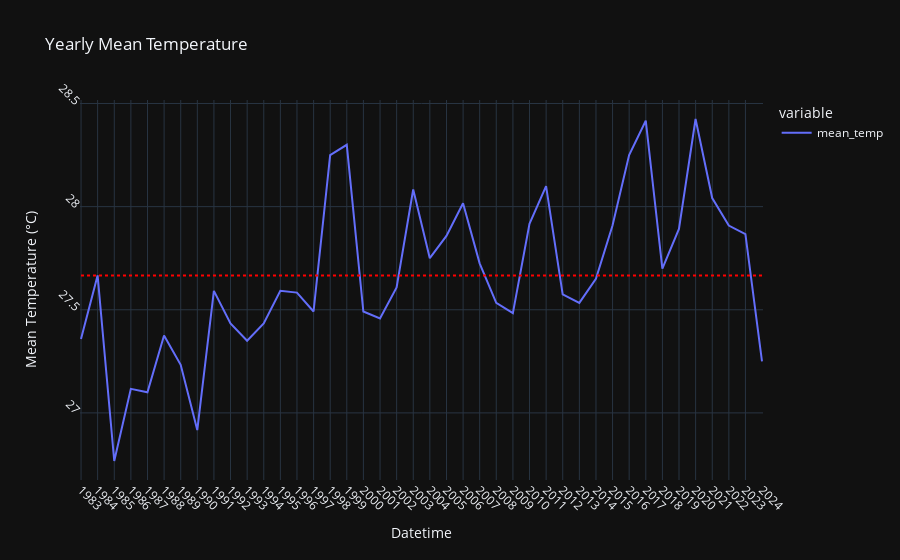

The cell this chart's notebook holds for it:
### Code cell
df_yearly_mean_temp = df['mean_temp'].resample('Y').mean()  # resample to yearly mean
# print(df_yearly_mean_temp)

fig_yearly_mean_temp = px.line(df_yearly_mean_temp, labels={df_yearly_mean_temp.index.name: 'Datetime', 'value': 'Mean Temperature (°C)'}, title='Yearly Mean Temperature')
fig_yearly_mean_temp.update_traces(hovertemplate='Datetime: %{x}<br>Mean Temperature: %{y}°C')
fig_yearly_mean_temp.update_xaxes(dtick='M12', tickangle=45)
fig_yearly_mean_temp.update_yaxes(dtick=0.5, tickangle=45)

# add the mean line
mean_temperature = np.mean(df_yearly_mean_temp)
fig_yearly_mean_temp.add_shape(
    type="line",
    x0=df_yearly_mean_temp.index[0],
    y0=mean_temperature,
    x1=df_yearly_mean_temp.index[-1],
    y1=mean_temperature,
    line=dict(color="red", dash="dot"),
)
fig_yearly_mean_temp.show()

### Figure 1 — Plotly figure (JSON) as saved in the notebook; plotly's stock layout.template omitted (floating-point values rounded to 4 significant figures)
{"data": [{"hovertemplate": "Datetime: %{x}<br>Mean Temperature: %{y}°C", "legendgroup": "mean_temp", "line": {"color": "#636efa", "dash": "solid"}, "marker": {"symbol": "circle"}, "mode": "lines", "name": "mean_temp", "orientation": "v", "showlegend": true, "x": ["1982-12-31T00:00:00", "1983-12-31T00:00:00", "1984-12-31T00:00:00", "1985-12-31T00:00:00", "1986-12-31T00:00:00", "1987-12-31T00:00:00", "1988-12-31T00:00:00", "1989-12-31T00:00:00", "1990-12-31T00:00:00", "1991-12-31T00:00:00", "1992-12-31T00:00:00", "1993-12-31T00:00:00", "1994-12-31T00:00:00", "1995-12-31T00:00:00", "1996-12-31T00:00:00", "1997-12-31T00:00:00", "1998-12-31T00:00:00", "1999-12-31T00:00:00", "2000-12-31T00:00:00", "2001-12-31T00:00:00", "2002-12-31T00:00:00", "2003-12-31T00:00:00", "2004-12-31T00:00:00", "2005-12-31T00:00:00", "2006-12-31T00:00:00", "2007-12-31T00:00:00", "2008-12-31T00:00:00", "2009-12-31T00:00:00", "2010-12-31T00:00:00", "2011-12-31T00:00:00", "2012-12-31T00:00:00", "2013-12-31T00:00:00", "2014-12-31T00:00:00", "2015-12-31T00:00:00", "2016-12-31T00:00:00", "2017-12-31T00:00:00", "2018-12-31T00:00:00", "2019-12-31T00:00:00", "2020-12-31T00:00:00", "2021-12-31T00:00:00", "2022-12-31T00:00:00", "2023-12-31T00:00:00"], "xaxis": "x", "y": [27.36, 27.67, 26.77, 27.12, 27.1, 27.38, 27.23, 26.92, 27.59, 27.43, 27.35, 27.43, 27.59, 27.58, 27.49, 28.25, 28.3, 27.49, 27.46, 27.61, 28.08, 27.75, 27.86, 28.02, 27.72, 27.53, 27.48, 27.92, 28.1, 27.57, 27.53, 27.65, 27.91, 28.25, 28.42, 27.7, 27.89, 28.43, 28.04, 27.91, 27.87, 27.25], "yaxis": "y", "type": "scatter"}], "layout": {"xaxis": {"anchor": "y", "domain": [0.0, 1.0], "title": {"text": "Datetime"}, "dtick": "M12", "tickangle": 45}, "yaxis": {"anchor": "x", "domain": [0.0, 1.0], "title": {"text": "Mean Temperature (°C)"}, "dtick": 0.5, "tickangle": 45}, "legend": {"title": {"text": "variable"}, "tracegroupgap": 0}, "title": {"text": "Yearly Mean Temperature"}, "shapes": [{"line": {"color": "red", "dash": "dot"}, "type": "line", "x0": "1982-12-31T00:00:00", "x1": "2023-12-31T00:00:00", "y0": 27.67, "y1": 27.67}]}}
